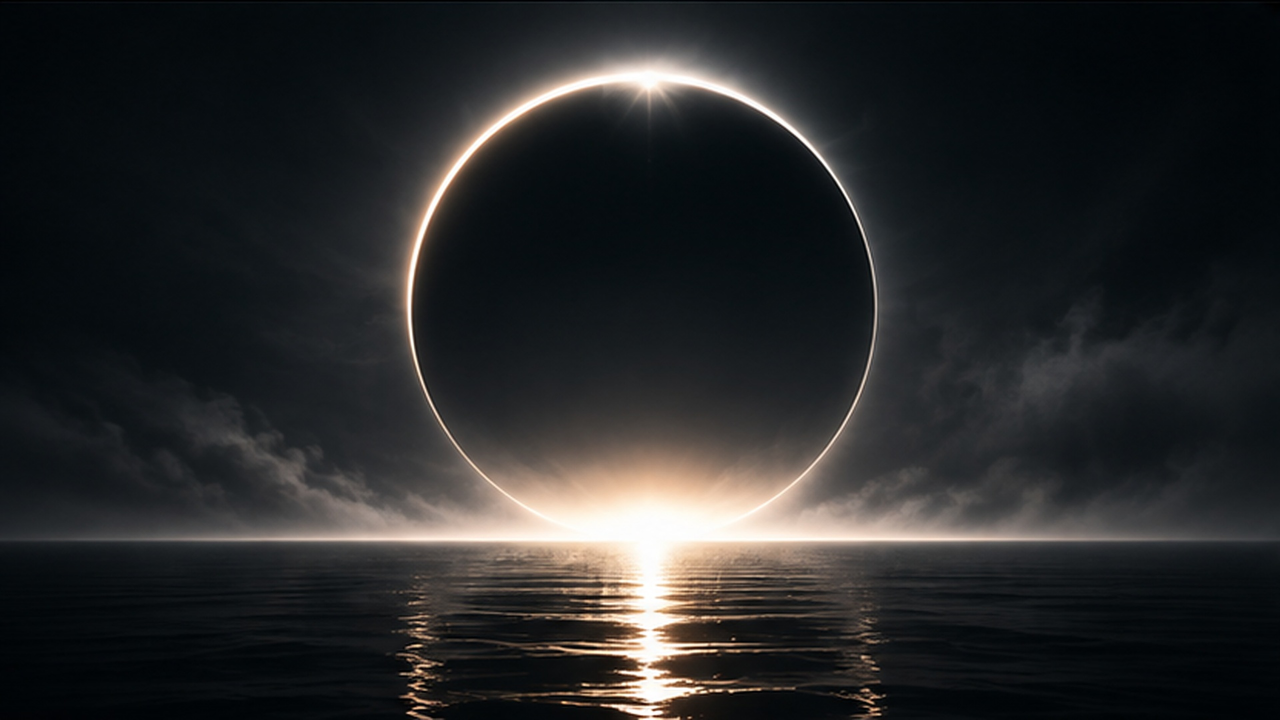
#> input picture data/queue/black-eclipse-over-still-water.jpg, 3840 x 2160 px (shown at 1/3 size)
$ python -i media.py   (imports and definitions only)
#> lines starting #> are read from the running program, lines starting #| are printed output that depends on the picture; after the words box and inside, x2 and y2 are one past the last pixel; in counts of white or black regions, pixels touching at a corner belong together
#> in phone_mockup, im is the input picture: PIL image 3840x2160 RGB; mean R, G, B 39.4, 40.3, 41.1
"""Social media images and videos for WallSpotter.

- phone_mockup / desktop_mockup: the wallpaper shown on a plain, brandless phone or
  monitor over a blurred copy of itself (used for Threads and Instagram posts).
- make_reel: a 7-second 1080x1920 vertical video for Instagram Reels
  (phone wallpapers: slow zoom-out from the screen to the whole phone;
  desktop wallpapers: a slow pan across the image). Needs ffmpeg.
"""
import subprocess
import tempfile
from pathlib import Path

from PIL import Image, ImageDraw, ImageEnhance, ImageFilter, ImageFont

FONT_PATHS = ("/usr/share/fonts/truetype/dejavu/DejaVuSans-Bold.ttf",
              "/usr/share/fonts/truetype/dejavu/DejaVuSans.ttf")


def _font(size):
    for fp in FONT_PATHS:
        if Path(fp).exists():
            return ImageFont.truetype(fp, size)
    return ImageFont.load_default()


def _cover(im, w, h):
    """Resize and center-crop to exactly w x h."""
#> called with w = 270, h = 337
    W, H = im.size
    s = max(w / W, h / H)
    im = im.resize((max(w, round(W * s)), max(h, round(H * s))), Image.LANCZOS)
#> im: PIL image 599x337 RGB
    x, y = (im.width - w) // 2, (im.height - h) // 2
    return im.crop((x, y, x + w, y + h))


def _backdrop(src, w, h, dark=0.42):
    bg = _cover(src, w // 4, h // 4).filter(ImageFilter.GaussianBlur(10)).resize((w, h), Image.BICUBIC)
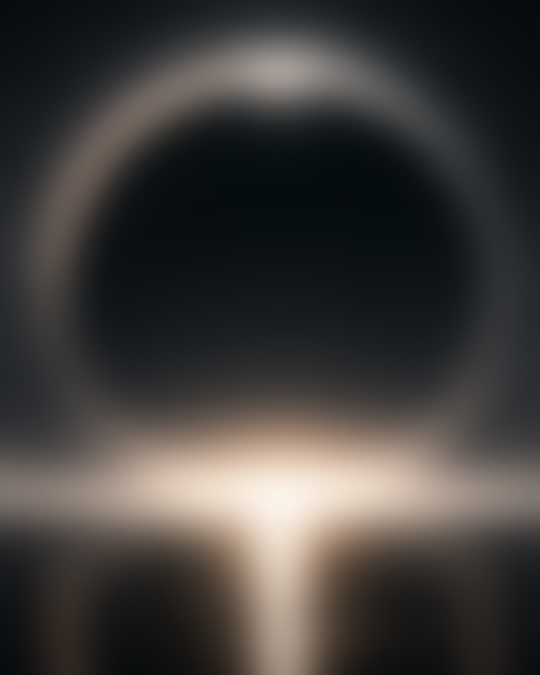
#> bg: PIL image 1080x1350 RGB (shown at 1/2 size); mean R, G, B 64.4, 61.7, 59.6
    return ImageEnhance.Brightness(bg).enhance(dark)
#> returned value: PIL image 1080x1350 RGB


def _shadow(canvas, box, radius, blur, strength=190):
    m = Image.new("L", canvas.size, 0)
    ImageDraw.Draw(m).rounded_rectangle(box, radius=radius, fill=strength)
    canvas.paste((0, 0, 0), (0, 0), m.filter(ImageFilter.GaussianBlur(blur)))


def _label(canvas, y, text="wallspotter.com", size=None):
    size = size or max(22, canvas.width // 36)
    f = _font(size)
    d = ImageDraw.Draw(canvas)
    tw = d.textlength(text, font=f)
    d.text(((canvas.width - tw) / 2, y), text, font=f, fill=(245, 245, 245))


def _phone(src, screen_h):
    """A plain dark phone (RGBA) with the wallpaper on its screen."""
#> called with screen_h = 1134
    sw = round(screen_h * 0.45)
    bez = max(8, round(screen_h * 0.016))
    pw, ph = sw + 2 * bez, screen_h + 2 * bez
    r_out = round(pw * 0.13)
    r_in = r_out - bez
    side = max(3, bez // 3)  # room for side buttons
    im = Image.new("RGBA", (pw + 2 * side, ph), (0, 0, 0, 0))
#> im: PIL image 558x1170 RGBA; every value is 0
    d = ImageDraw.Draw(im)
    # side buttons
    btn = (40, 40, 44, 255)
    d.rounded_rectangle((pw + side - 2, round(ph * 0.24), pw + 2 * side, round(ph * 0.33)), radius=side, fill=btn)
    d.rounded_rectangle((0, round(ph * 0.20), side + 2, round(ph * 0.26)), radius=side, fill=btn)
    d.rounded_rectangle((0, round(ph * 0.28), side + 2, round(ph * 0.34)), radius=side, fill=btn)
    # body with a thin lighter rim
    d.rounded_rectangle((side, 0, side + pw - 1, ph - 1), radius=r_out, fill=(74, 74, 80, 255))
    d.rounded_rectangle((side + 3, 3, side + pw - 4, ph - 4), radius=r_out - 3, fill=(14, 14, 16, 255))
    # screen
    screen = _cover(src, sw, screen_h).convert("RGBA")
#> call 2 of _cover, with w = 510, h = 1134
#> in _cover (call 2), `return im.crop((x, y, x + w, y + h))`:
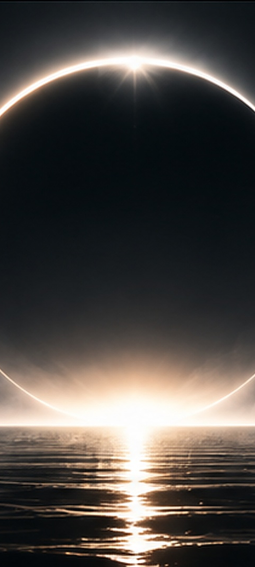
#> returned value: PIL image 510x1134 RGB (shown at 1/2 size); mean R, G, B 75.2, 70.9, 67.3
    gloss = Image.new("L", (sw, screen_h), 0)
#> gloss: PIL image 510x1134 L; every value is 0
    gd = ImageDraw.Draw(gloss)
    for i in range(screen_h // 2):  # faint glass reflection, strongest at the top-left
        gd.line((0, i, sw - i * sw // screen_h, i), fill=max(0, 22 - i * 44 // screen_h))
    screen = Image.composite(Image.new("RGBA", screen.size, (255, 255, 255, 255)), screen, gloss)
    mask = Image.new("L", (sw, screen_h), 0)
    ImageDraw.Draw(mask).rounded_rectangle((0, 0, sw - 1, screen_h - 1), radius=r_in, fill=255)
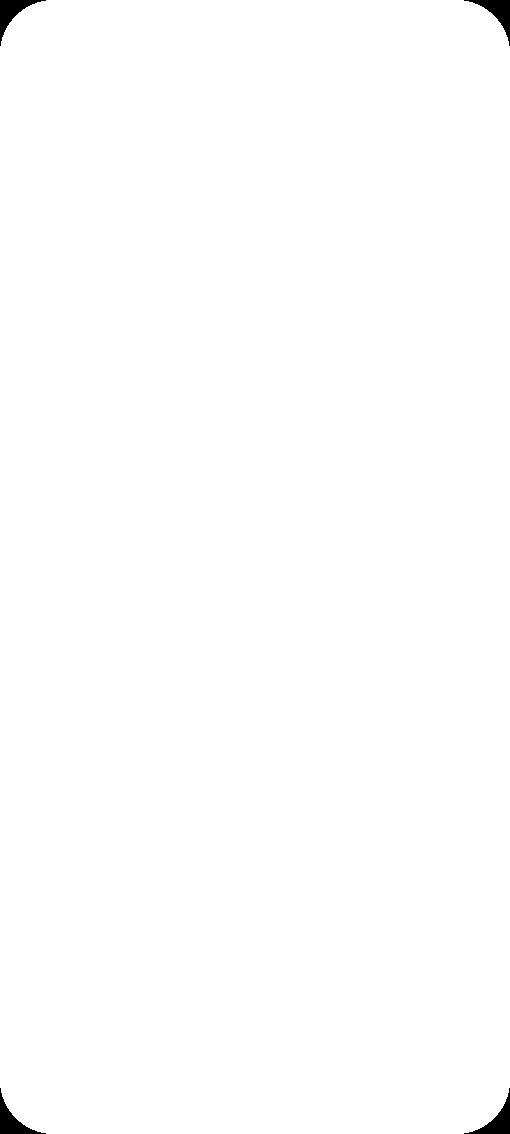
#> mask: PIL image 510x1134 L; 99.6% white; 4 black regions, box (x1, y1, x2, y2) and area: (0, 0, 46, 46) 616, (464, 0, 510, 46) 616, (0, 1088, 46, 1134) 616, (464, 1088, 510, 1134) 616
    im.paste(screen, (side + bez, bez), mask)
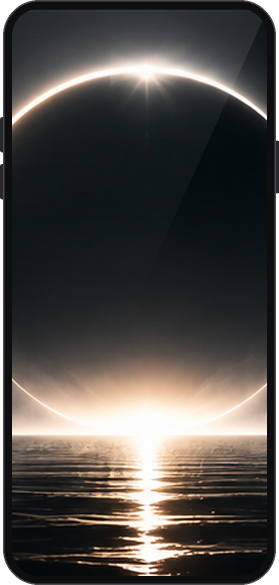
#> im: PIL image 558x1170 RGBA (shown at 1/2 size); mean R, G, B, A 72.2, 68.3, 65.3, 248.4; transparent parts drawn white
    # front camera
    cr = max(5, round(sw * 0.022))
    cx, cy = side + pw // 2, bez + round(screen_h * 0.022) + cr
    d.ellipse((cx - cr, cy - cr, cx + cr, cy + cr), fill=(6, 6, 8, 255))
    d.ellipse((cx - cr // 3, cy - cr // 3, cx, cy), fill=(40, 44, 60, 255))
    return im


def phone_mockup(src_path, dst_path, size=(1080, 1350)):
    with Image.open(src_path) as im:
        src = im.convert("RGB")
    W, H = size
    canvas = _backdrop(src, W, H)
    phone = _phone(src, round(H * 0.84))
    x, y = (W - phone.width) // 2, round(H * 0.035)
    _shadow(canvas, (x + 10, y + 24, x + phone.width - 10, y + phone.height + 10), phone.width // 8, 30)
#> in _shadow, `ImageDraw.Draw(m).rounded_rectangle(box, radius=radius, fill=strength)`:
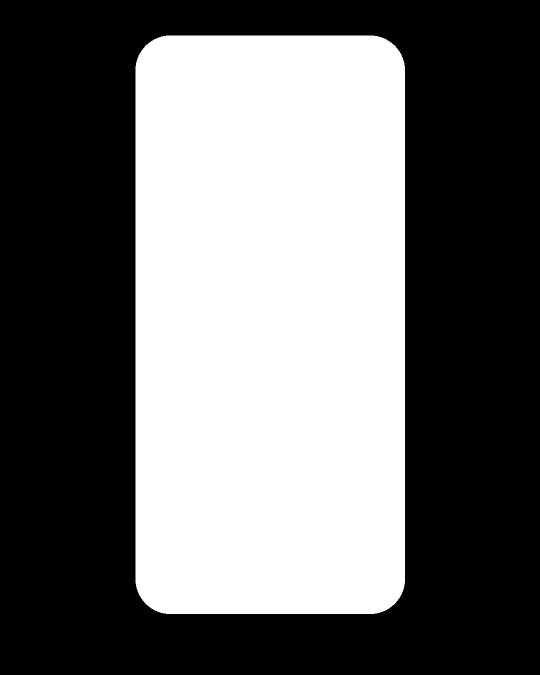
#> m: PIL image 1080x1350 L (shown at 1/2 size); values 0 (black) and 190 (white), 42.5% white; 1 white region, box (x1, y1, x2, y2) and area: (271, 71, 810, 1228) 619463
#> in _shadow, `canvas.paste((0, 0, 0), (0, 0), m.filter(ImageFilter.GaussianBlur(blur..`:
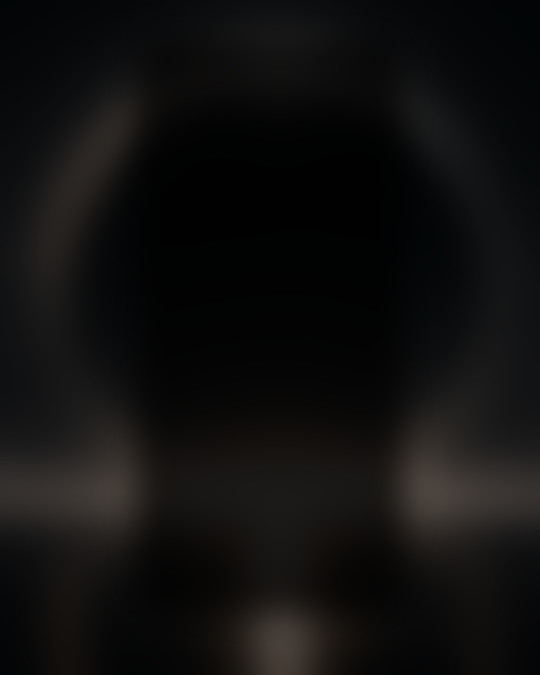
#> canvas: PIL image 1080x1350 RGB (shown at 1/2 size); mean R, G, B 16, 15.5, 15.2
    canvas.paste(phone, (x, y), phone)
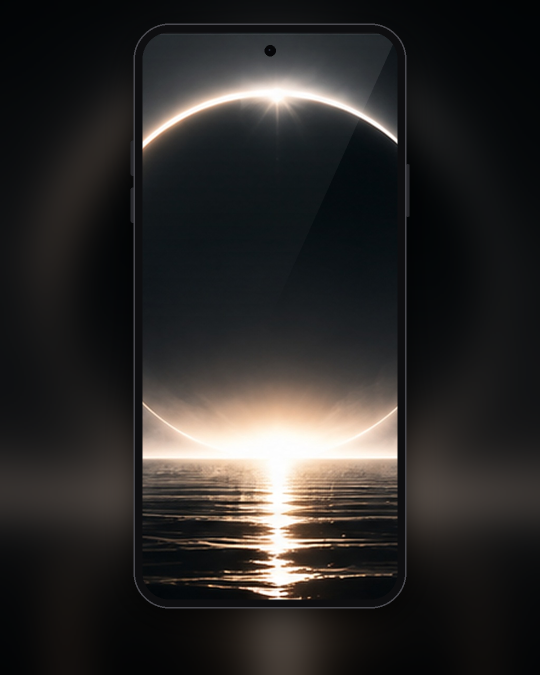
#> canvas: PIL image 1080x1350 RGB (shown at 1/2 size); mean R, G, B 44, 41.9, 40.4
    _label(canvas, y + phone.height + round(H * 0.022))
#> in _label, `tw = d.textlength(text, font=f)`: tw = 269.1
    canvas.save(dst_path, "JPEG", quality=90, optimize=True)


# [34 lines left out: functions _monitor, desktop_mockup, not called in this run]


def _ffmpeg(args):
    subprocess.run(["ffmpeg", "-y", "-loglevel", "error", *args], check=True)


# [348 lines left out: functions make_reel, ambient_track, _recap_slide, _recap_end, make_daily_reel, lofi_track and 2 more, not called in this run]

>>> result = phone_mockup('../data/queue/black-eclipse-over-still-water.jpg', 'out.png')
